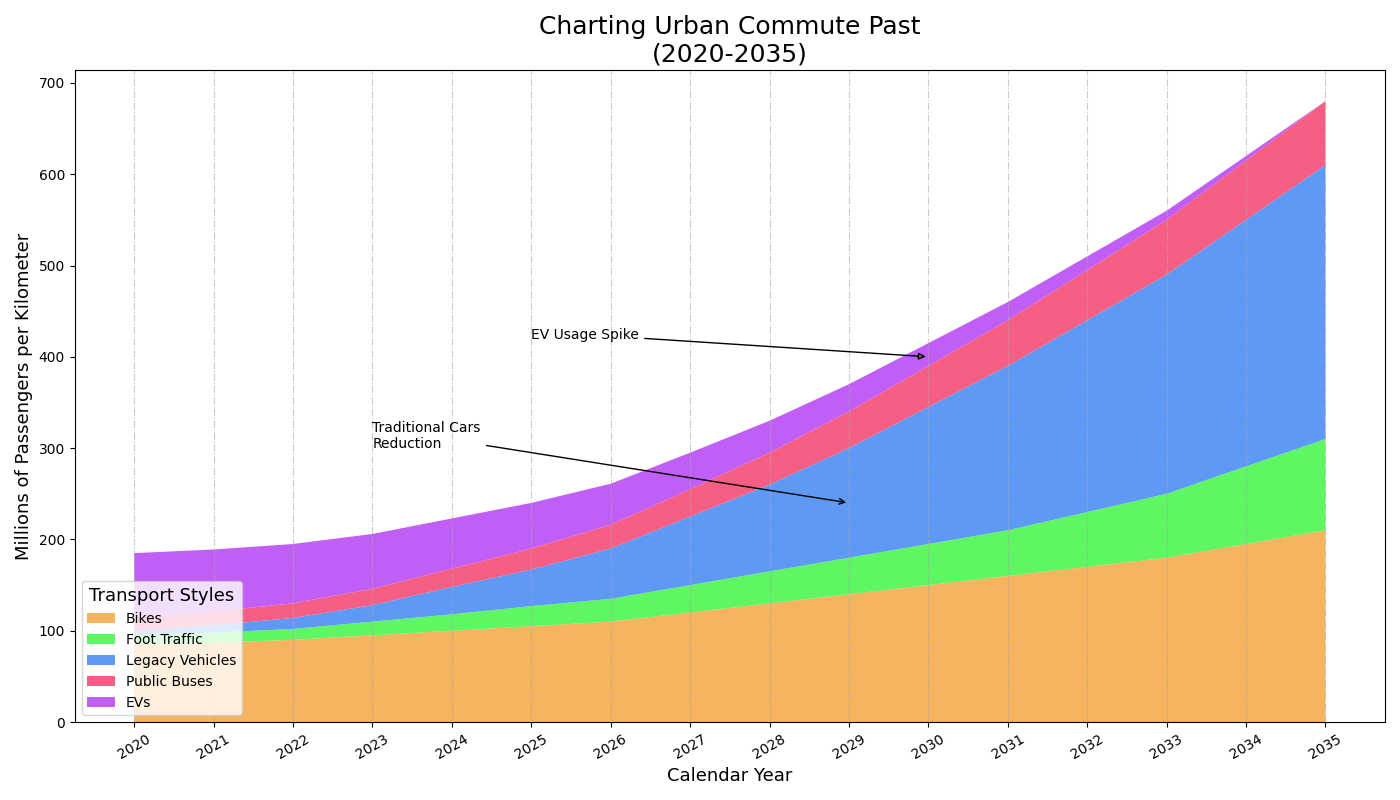

Recreate this plot in Python.
import numpy as np
import matplotlib.pyplot as plt

# Define the years
years = np.arange(2020, 2036)

# Data for different modes of transportation (in million passenger-kilometers)
public_transport = np.array([85, 87, 90, 95, 100, 105, 110, 120, 130, 140, 150, 160, 170, 180, 195, 210])
bicycles = np.array([10, 11, 12, 15, 18, 22, 25, 30, 35, 40, 45, 50, 60, 70, 85, 100])
electric_vehicles = np.array([5, 8, 12, 18, 30, 40, 55, 75, 95, 120, 150, 180, 210, 240, 270, 300])
pedestrians = np.array([15, 15, 16, 18, 20, 23, 26, 30, 35, 40, 45, 50, 55, 60, 65, 70])
traditional_cars = np.array([70, 68, 65, 60, 55, 50, 45, 40, 35, 30, 25, 20, 15, 10, 5, 0])

# Stacked area plot
plt.figure(figsize=(14, 8))

# Plotting the area chart
plt.stackplot(years, public_transport, bicycles, electric_vehicles, pedestrians, traditional_cars,
              labels=['Bikes', 'Foot Traffic', 'Legacy Vehicles', 'Public Buses', 'EVs'],
              colors=['#f5a742', '#42f548', '#4287f5', '#f5426f', '#b742f5'], alpha=0.85)

# Title and labels
plt.title("Charting Urban Commute Past\n(2020-2035)", fontsize=18, fontweight='normal')
plt.xlabel("Calendar Year", fontsize=13)
plt.ylabel("Millions of Passengers per Kilometer", fontsize=13)

# Legend
plt.legend(loc='lower left', fontsize=10, title='Transport Styles', title_fontsize='13')

# Annotations to highlight key transitions
plt.annotate('EV Usage Spike', xy=(2030, 400), xytext=(2025, 420),
             arrowprops=dict(facecolor='grey', arrowstyle='-|>'), fontsize=10)

plt.annotate('Traditional Cars\nReduction', xy=(2029, 240), xytext=(2023, 300),
             arrowprops=dict(facecolor='darkgrey', arrowstyle='->'), fontsize=10)

# Customize x-axis labels
plt.xticks(years, rotation=30)

# Grid for better readability
plt.grid(axis='x', linestyle='-.', color='darkgrey', alpha=0.6)

# Adjust layout
plt.tight_layout()

# Show the plot
plt.show()
